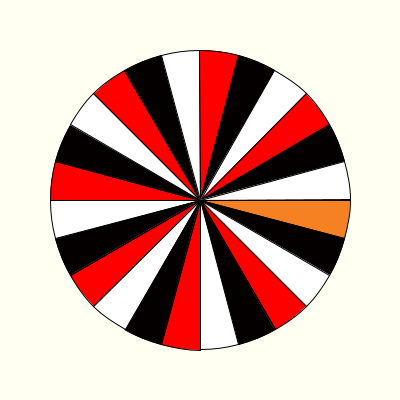
Frame 1 (no input)
Frame 60 (the mouse pressed at the canvas centre just before this capture): identical to frame 1, image omitted
Frame 120 (the mouse held since frame 60 and released just before this capture): identical to frame 1, image omitted

The Processing sketch that drew this single still picture (run headless with seeded random() and noise(); from frame 60 on, the mouse is pressed at the canvas centre):

// Processing sketch: week16_9
// ── week16_9.pde
void setup()
{
  size(400,400);
}
void draw()
{
  background(#FFFFF2);
  for(int i=0; i<24; i++)
  {
    if(i==0) fill(#F58123);
    else if(i%3==0) fill(#FF0000);
    else if(i%3==1) fill(#050000);
    else fill(255,255,255);
    float a = radians(360/24);
    arc(200, 200, 300, 300, a*i+dx, a*i+a+dx, PIE);
  }
  dx -=v;
  v=v *0.95;
}
float oldX=0, dx=0,v=0;
void mousePressed()
{
  oldX = mouseX;
}
void mouseDragged()
{
 dx= radians(mouseX -oldX);
}
void mouseReleased()
{
  v = radians(mouseX - oldX);
}
